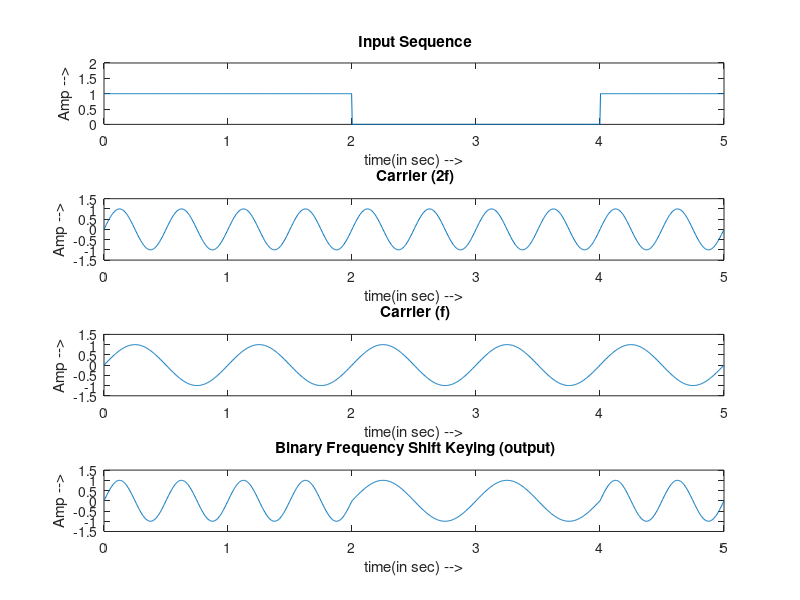

Write MATLAB code to recreate this figure.
% Experiment seven
% BINARY FREQUENCY SHIFT KEYING
%
% INPUT 
%
% Input length 
ip = input('Enter the length of the sequence');

% Sampling Rate
Fs = 200;

% Random Input Sequence
seqi = rand(1,ip);
convertor = 0.5* ones(1,ip);
seqi = seqi < convertor;

% Padded Input Sequence
seq = ones(1, Fs* ip);
for i = 1:ip
  seq((Fs*(i -1) + 1):Fs* i) = seqi(i)*seq((Fs*(i-1) + 1):Fs* i);  
end

% Carrier Wave Generator
freq_zero = 1;
freq_one = 2* freq_zero;
timescale = linspace(0,ip,Fs* ip);
one_car = sin(2* pi* freq_one* timescale);
zero_car = sin(2* pi* freq_zero* timescale);

% Output Wave sequence
out = ones(1,100* ip);

%Output sequence
for i = 1:ip
    if seqi(i) == 1
        out((Fs*(i-1) + 1):Fs*i) = one_car((Fs*(i-1) + 1):Fs* i);
    else
        out((Fs*(i-1) + 1):Fs*i) = zero_car((Fs*(i-1) + 1):Fs* i);
    end
end


% Plot the outputs

% Input sequence
subplot(4,1,1);
plot(timescale,seq);
axis([0 ip 0 2]);
title(' Input Sequence');
xlabel('time(in sec) -->');
ylabel('Amp -->');

% Carrier one
subplot(4,1,2);
plot(timescale,one_car);
axis([0 ip -1.5 1.5]);
title(' Carrier (2f)');
xlabel('time(in sec) -->');
ylabel('Amp -->');


% Carrier two
subplot(4,1,3);
plot(timescale,zero_car);
axis([0 ip -1.5 1.5]);
title(' Carrier (f)');
xlabel('time(in sec) -->');
ylabel('Amp -->');


% Modulated wave
subplot(4,1,4);
plot(timescale,out);
axis([0 ip -1.5 1.5]);
title(' Binary Frequency Shift Keying (output)');
xlabel('time(in sec) -->');
ylabel('Amp -->');
